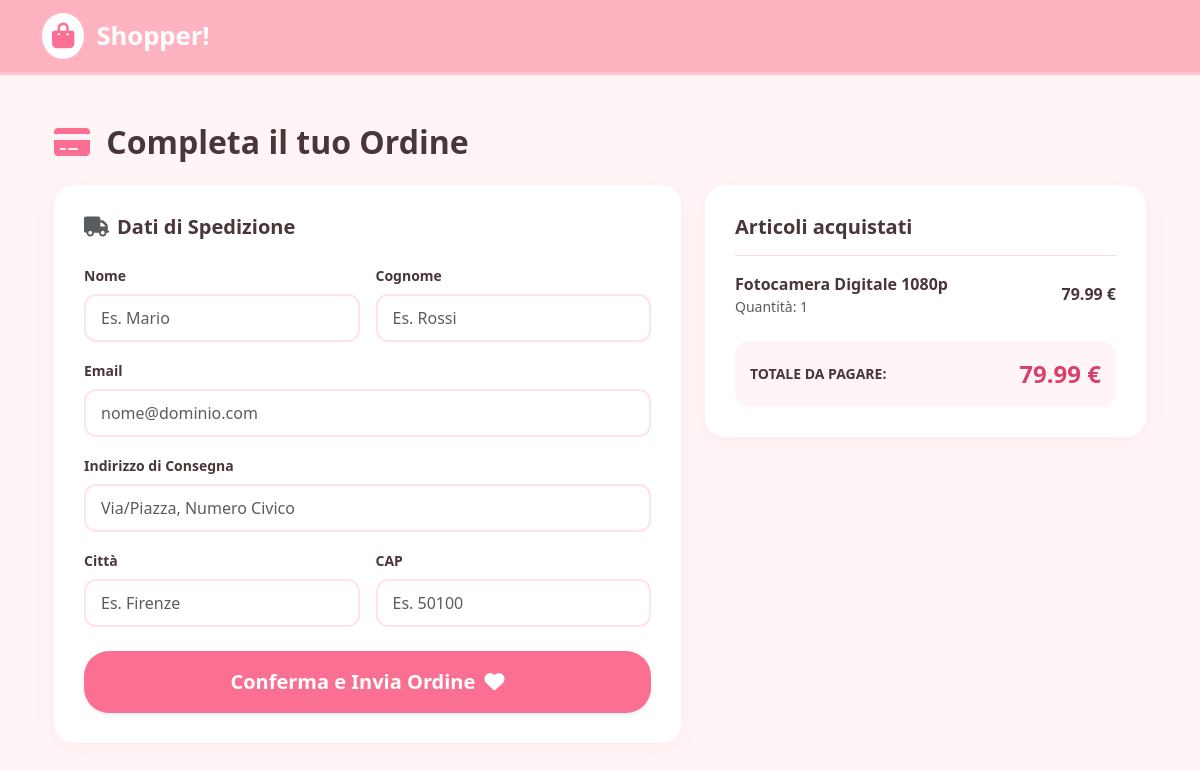
The page /catalog/order/create/ (signed in) on the database its author committed.
### catalog/models.py (models this page shows, shortened)
class CartItem(models.Model): #modello per gli oggetti dentro al carrello (relazione molti a uno con Cart)
    cart = models.ForeignKey(Cart, on_delete=models.CASCADE, related_name='items')
    product = models.ForeignKey(Product, on_delete=models.CASCADE)
    quantity = models.PositiveIntegerField(default=1)
    def get_cost(self):
        return self.product.price * self.quantity

class Product(models.Model): #modello per i prodotti
    name = models.CharField(max_length=200)
    description = models.TextField()
    price = models.DecimalField(max_digits=10, decimal_places=2)
    stock = models.IntegerField(default=0)
    category = models.ForeignKey(Category, on_delete=models.CASCADE, related_name='products')

class Cart(models.Model): #modello per il carrello (per singolo utente))
    user = models.OneToOneField(settings.AUTH_USER_MODEL, on_delete=models.CASCADE, related_name='cart')
    created_at = models.DateTimeField(auto_now_add=True)
    def get_total_price(self):
        return sum(item.get_cost() for item in self.items.all())

### catalog/views.py (the view)
# urls.py: path('order/create/', views.order_create, name='order_create'),
@login_required
def order_create(request):
    cart, created = Cart.objects.get_or_create(user=request.user)
    if not cart.items.all():
        return redirect('product_list')
    if request.method == 'POST':
        form = OrderCreateForm(request.POST)
        if form.is_valid():
            for item in cart.items.all():
                if item.quantity > item.product.stock:
                    form.add_error(None,
                                   f"Spiacenti, il prodotto '{item.product.name}' non ha scorte sufficienti (Disponibili: {item.product.stock}). Modifica il carrello.")
                    return render(request, 'catalog/order_create.html', {'cart': cart, 'form': form})
            order = form.save(commit=False)
            order.user = request.user
            order.save()
            for item in cart.items.all():
                OrderItem.objects.create(
                    order=order,
                    product=item.product,
                    price=item.product.price,
                    quantity=item.quantity
                )
                product = item.product
                product.stock -= item.quantity
                product.save()
            cart.items.all().delete()
            return render(request, 'catalog/order_created.html', {'order': order})
    else:
        form = OrderCreateForm()
    return render(request, 'catalog/order_create.html', {'cart': cart, 'form': form})

### catalog/forms.py
class OrderCreateForm(forms.ModelForm): #form per creare un ordine
    class Meta:
        model = Order
        fields = ['first_name', 'last_name', 'email', 'address', 'postal_code', 'city']

### templates/catalog/order_create.html (shortened to what this page needs)
{% extends 'catalog/base.html' %}
{% block content %}
<div class="container">
    <h2 class="mb-4 fw-bold">
        <i class="fa-solid fa-credit-card me-2" style="color: var(--shopper-pink-dark);"></i>
        Completa il tuo Ordine
    </h2>
    <div class="row">
        <div class="col-lg-7 mb-4">
            <div class="checkout-card">
                <h4 class="fw-bold mb-4 fs-5"><i class="fa-solid fa-truck text-muted me-2"></i>Dati di Spedizione</h4>
                <form method="POST">
                    <div class="row g-3">
                        <div class="col-md-6">
                            <label class="form-label small fw-bold">Nome</label>
                            <input type="text" name="first_name" class="form-control form-control-shopper" required placeholder="Es. Mario">
                        </div>
                        <div class="col-md-6">
                            <label class="form-label small fw-bold">Cognome</label>
                            <input type="text" name="last_name" class="form-control form-control-shopper" required placeholder="Es. Rossi">
                        </div>
                        <div class="col-12">
                            <label class="form-label small fw-bold">Email</label>
                            <input type="email" name="email" class="form-control form-control-shopper" required placeholder="nome@dominio.com">
                        </div>
                        <div class="col-12">
                            <label class="form-label small fw-bold">Indirizzo di Consegna</label>
                            <input type="text" name="address" class="form-control form-control-shopper" required placeholder="Via/Piazza, Numero Civico">
                        </div>
                        <div class="col-md-6">
                            <label class="form-label small fw-bold">Città</label>
                            <input type="text" name="city" class="form-control form-control-shopper" required placeholder="Es. Firenze">
                        </div>
                        <div class="col-md-6">
                            <label class="form-label small fw-bold">CAP</label>
                            <input type="text" name="postal_code" class="form-control form-control-shopper" required placeholder="Es. 50100">
                        </div>
                    </div>
                    <button type="submit" class="btn btn-shopper w-100 py-3 mt-4 shadow-sm fs-5">
                        Conferma e Invia Ordine <i class="fa-solid fa-heart ms-1"></i>
                    </button>
                </form>
            </div>
        </div>
        <div class="col-lg-5">
            <div class="checkout-card">
                <h4 class="fw-bold mb-3 fs-5">Articoli acquistati</h4>
                <hr class="opacity-50" style="color: var(--shopper-pink-main)">
                <div class="mb-4">
                    {% for item in cart.items.all %}
                        <div class="d-flex justify-content-between align-items-center mb-3">
                            <div>
                                <span class="fw-bold" style="color: var(--shopper-text);">{{ item.product.name }}</span>
                                <small class="text-muted d-block">Quantità: {{ item.quantity }}</small>
                            </div>
                            <span class="fw-bold">{{ item.get_cost }} €</span>
                        </div>
                    {% endfor %}
                </div>
                <div class="price-box d-flex justify-content-between align-items-center">
                    <span class="fw-bold text-uppercase small tracking-wider">Totale da pagare:</span>
                    <span class="fs-4 fw-bold" style="color: #d9406b;">{{ cart.get_total_price }} €</span>
                </div>
            </div>
        </div>
    </div>
</div>
{% endblock %}

### templates/catalog/base.html (style rules this page uses)
:root { --shopper-bg: #fff5f6; --shopper-pink-light: #ffe3e7; --shopper-pink-main: #ffb3c1; --shopper-pink-dark: #fb6f92; --shopper-text: #493639; }
body { background-color: var(--shopper-bg); color: var(--shopper-text); font-family: 'Segoe UI', sans-serif; }
.btn-shopper { background-color: var(--shopper-pink-dark); color: white; border: none; font-weight: 600; border-radius: 25px; transition: all 0.2s; }

### templates/catalog/order_create.html (style rules this page uses)
.checkout-card { background: white; border: none; border-radius: 20px; box-shadow: 0 4px 20px rgba(251, 111, 146, 0.08); padding: 30px; }
.form-control-shopper { border: 2px solid var(--shopper-pink-light); border-radius: 12px; padding: 10px 15px; color: var(--shopper-text); }
.price-box { background-color: var(--shopper-bg); border-radius: 15px; padding: 15px; }

### rows shown on the page
CartItem: product.name "Fotocamera Digitale 1080p", quantity "1", get_cost "79.99"
Cart: get_total_price "79.99"
